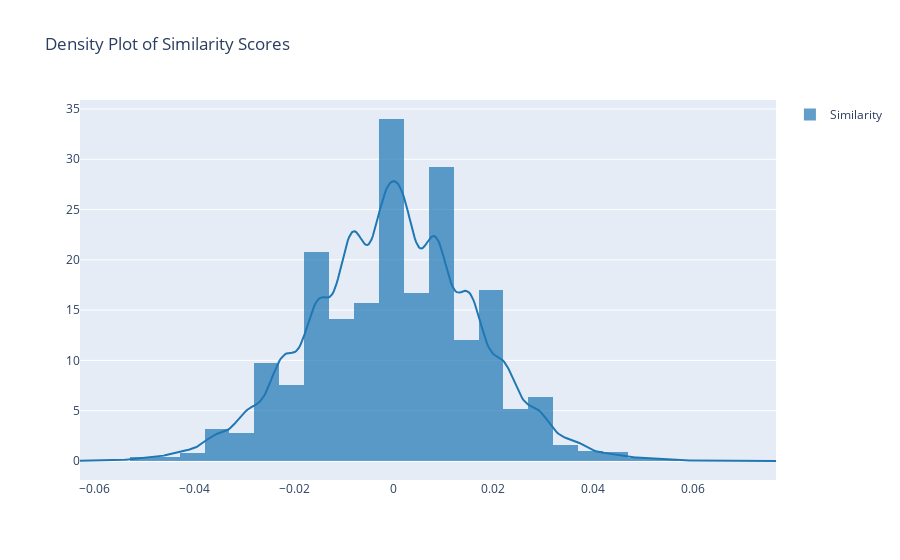

Notebook code cell kept with this figure:
### Code cell
import plotly.figure_factory as ff

fig = ff.create_distplot([full_sigs_df['Similarity']], ['Similarity'], bin_size = .005, show_rug=False)
fig.update_layout(title_text='Density Plot of Similarity Scores')
fig.show()

### Figure 1 — Plotly figure (JSON) as saved in the notebook; plotly's stock layout.template omitted (floating-point values rounded to 4 significant figures; data arrays with more than 128 entries replaced by an {"elided": "..."} marker saying what was removed)
{"data": [{"autobinx": false, "histnorm": "probability density", "legendgroup": "Similarity", "marker": {"color": "rgb(31, 119, 180)"}, "name": "Similarity", "opacity": 0.7, "type": "histogram", "x": {"elided": "24187 float values"}, "xaxis": "x", "xbins": {"end": 0.077, "size": 0.005, "start": -0.063}, "yaxis": "y"}, {"legendgroup": "Similarity", "marker": {"color": "rgb(31, 119, 180)"}, "mode": "lines", "name": "Similarity", "showlegend": false, "type": "scatter", "x": {"elided": "500 float values"}, "xaxis": "x", "y": {"elided": "500 float values"}, "yaxis": "y"}], "layout": {"barmode": "overlay", "hovermode": "closest", "legend": {"traceorder": "reversed"}, "title": {"text": "Density Plot of Similarity Scores"}, "xaxis": {"anchor": "y2", "domain": [0, 1], "zeroline": false}, "yaxis": {"anchor": "free", "domain": [0, 1], "position": 0}}}
